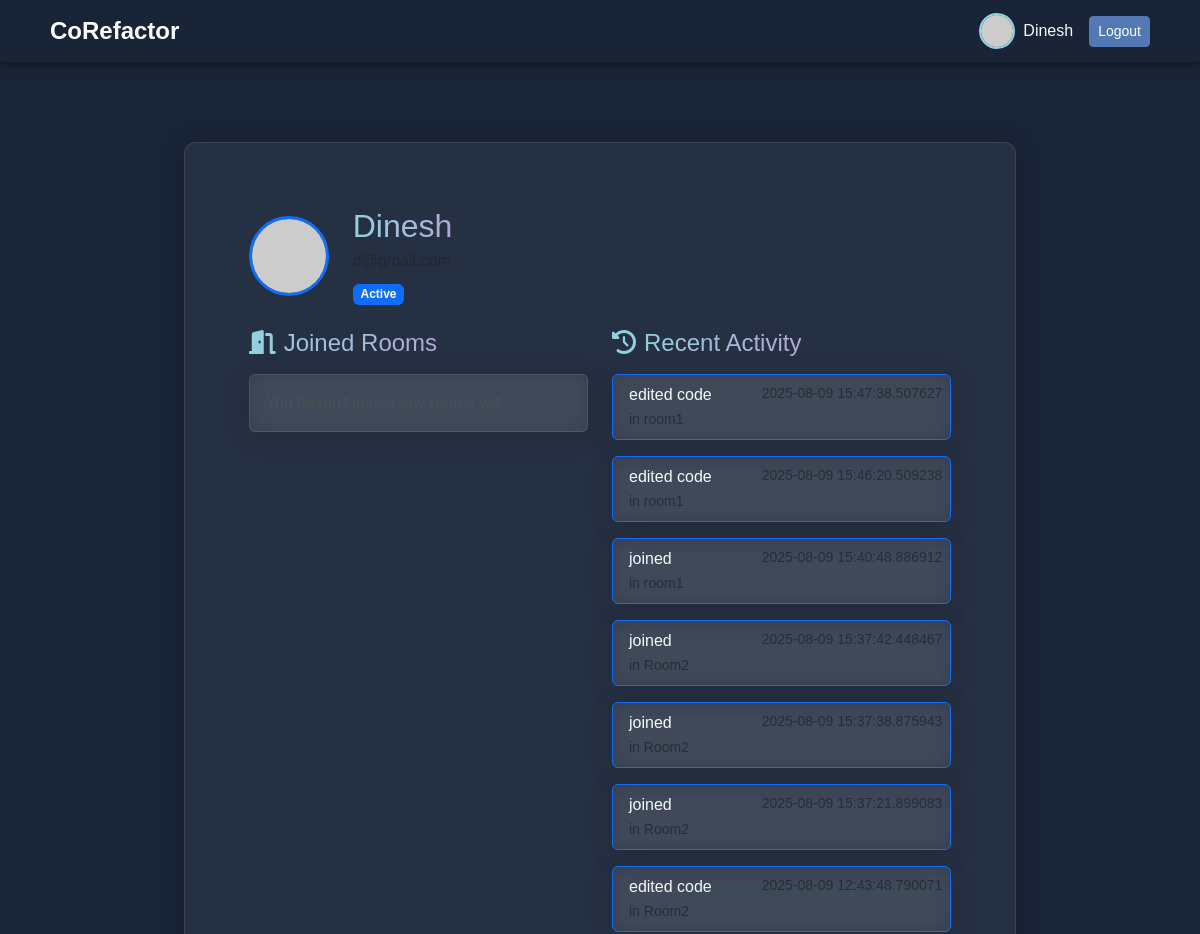
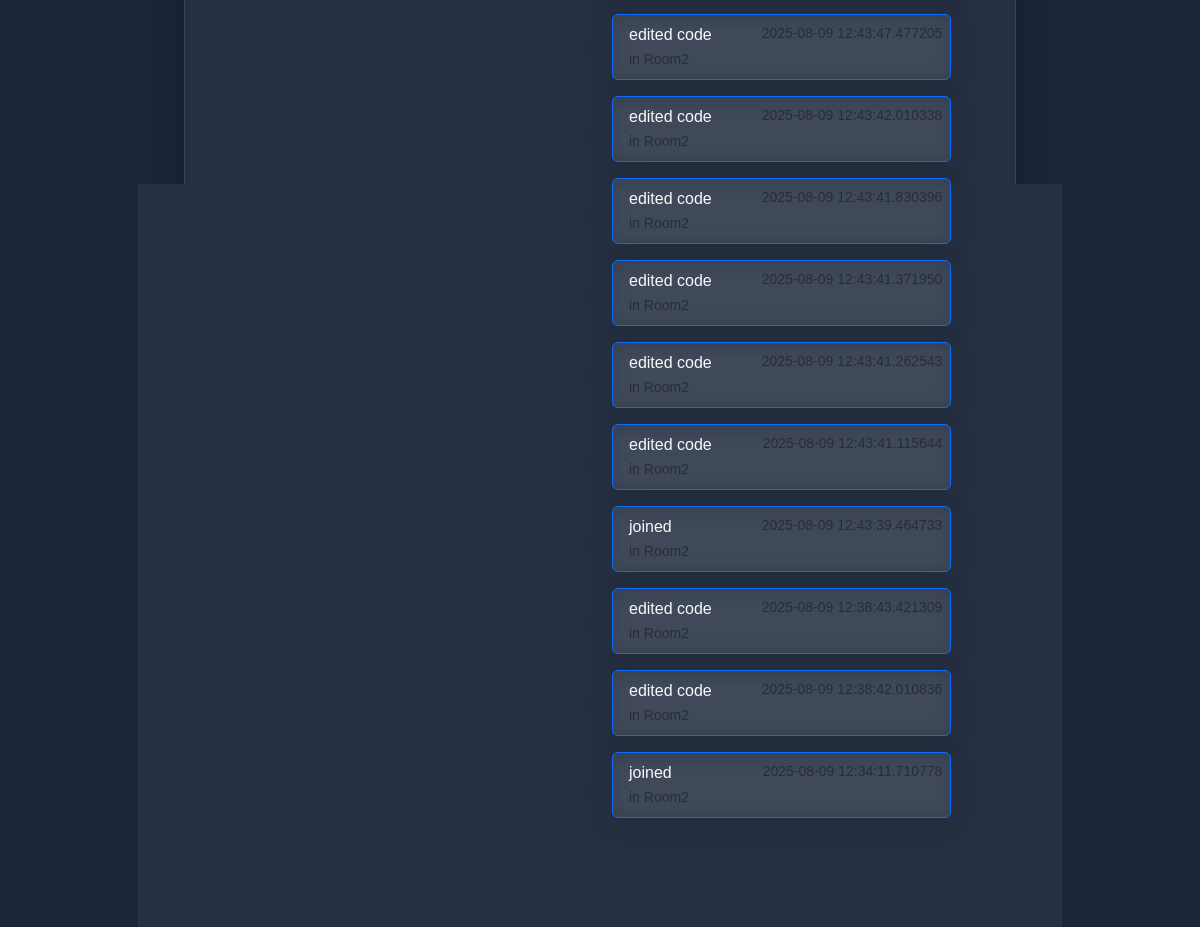
The app's page /profile (signed in) with its own data (2 pictures, top to bottom).
### tables this page shows
CREATE TABLE users
                     (id TEXT PRIMARY KEY, email TEXT UNIQUE, name TEXT, 
                     avatar TEXT, password TEXT, theme TEXT DEFAULT 'dark');

CREATE TABLE activities
                     (id INTEGER PRIMARY KEY AUTOINCREMENT, room_id TEXT, 
                     user_id TEXT, action TEXT, timestamp TIMESTAMP);

### app.py (the view)
@app.route("/profile")
@login_required
def profile():
    with sqlite3.connect("database.db") as conn:
        conn.row_factory = sqlite3.Row
        c = conn.cursor()
        c.execute("SELECT r.id, r.name, ur.joined_at FROM rooms r JOIN user_rooms ur ON r.id = ur.room_id WHERE ur.user_id = ?", (current_user.id,))
        user_rooms = c.fetchall()
        c.execute("SELECT * FROM activities WHERE user_id = ? ORDER BY timestamp DESC LIMIT 20", (current_user.id,))
        activities = c.fetchall()
    return render_template("profile.html", user=current_user, rooms=user_rooms, activities=activities)

### app.py (called while the page is built)
@login_manager.user_loader
def load_user(user_id):
    with sqlite3.connect("database.db") as conn:
        conn.row_factory = sqlite3.Row
        c = conn.cursor()
        c.execute("SELECT id, email, name, avatar FROM users WHERE id = ?", (user_id,))
        user_data = c.fetchone()
        if not user_data:
            return None
        user = User()
        user.id = user_data["id"]
        user.email = user_data["email"]
        user.name = user_data["name"]
        user.avatar = user_data["avatar"]
        return user

### templates/profile.html (shortened to what this page needs)
{% extends "layout.html" %}
{% block body %}
<div class="container-fluid py-4 px-5 animate__animated animate__fadeIn">
  <div class="row justify-content-center">
    <div class="col-lg-10">
      <div class="card bg-card glass-effect">
        <div class="card-body p-4">
          <div class="d-flex align-items-center mb-4">
            <img src="{{ user.avatar }}" width="80" class="rounded-circle me-4 border border-3 border-primary">
            <div>
              <h2 class="text-gradient mb-1">{{ user.name }}</h2>
              <p class="text-muted mb-2">{{ user.email }}</p>
              <span class="badge bg-primary">Active</span>
            </div>
          </div>
          <div class="row mt-4">
            <div class="col-md-6 mb-4">
              <h4 class="text-gradient mb-3"><i class="fas fa-door-open me-2"></i>Joined Rooms</h4>
              {% if rooms %}
                <div class="list-group">
                  {% for room in rooms %}
                  <a href="{{ url_for('room', room_id=room['id']) }}" class="list-group-item list-group-item-action bg-transparent text-light border-light mb-2 rounded glass-effect">
                    <div class="d-flex justify-content-between">
                      <strong>{{ room['name'] }}</strong>
                      <small class="text-muted">{{ room['joined_at'] }}</small>
                    </div>
                  </a>
                  {% endfor %}
                </div>
              {% else %}
                <div class="alert alert-dark glass-effect">
                </div>
              {% endif %}
            </div>
            <div class="col-md-6">
              <h4 class="text-gradient mb-3"><i class="fas fa-history me-2"></i>Recent Activity</h4>
              {% if activities %}
                <div class="activity-timeline">
                  {% for a in activities %}
                  <div class="activity-item mb-3 ps-3 border-start border-primary glass-effect p-2 rounded">
                    <div class="d-flex justify-content-between">
                      <span class="text-light">{{ a['action'] }}</span>
                      <small class="text-muted">{{ a['timestamp'] }}</small>
                    </div>
                    <small class="text-muted">in {{ a['room_id'] }}</small>
                  </div>
                  {% endfor %}
                </div>
              {% else %}
                <div class="alert alert-dark glass-effect">
                  No recent activity.
                </div>
              {% endif %}
            </div>
          </div>
        </div>
      </div>
    </div>
  </div>
</div>
{% endblock %}

### templates/layout.html (shortened to what this page needs)
<!DOCTYPE html>
<html lang="en">
<head>
  <link rel="stylesheet" href="https://cdn.jsdelivr.net/npm/bootstrap@5.3.3/dist/css/bootstrap.min.css">
  <link rel="stylesheet" href="https://cdn.jsdelivr.net/npm/animate.css@4.1.1/animate.min.css">
  <link rel="stylesheet" href="https://cdnjs.cloudflare.com/ajax/libs/font-awesome/6.5.0/css/all.min.css">
</head>
<body>
<nav class="navbar navbar-expand-lg navbar-dark sticky-top">
  <div class="container-fluid">
    <a class="navbar-brand" href="{{ url_for('home') }}">
      CoRefactor
    </a>
    <div class="d-flex ms-auto">
      {% if current_user.is_authenticated %}
      <a href="{{ url_for('profile') }}" class="nav-link d-flex align-items-center me-3">
          <img src="{{ current_user.avatar or '' }}" alt="avatar" width="36" style="border-radius:50%;margin-right:8px; border: 2px solid var(--secondary);">
          <span class="text-light">{{ current_user.name }}</span>
      </a>
      <a href="{{ url_for('logout') }}" class="btn btn-primary btn-sm btn-anim align-self-center">
        Logout
      </a>
      {% else %}
      <a href="{{ url_for('login') }}" class="btn btn-primary btn-sm btn-anim">
        Login
      </a>
      {% endif %}
    </div>
  </div>
</nav>
<div class="container-fluid py-4">
  {% block body %}{% endblock %}
</div>
</body>
</html>

### records on screen
users: name "Dinesh"
activities: action "edited code", timestamp "2025-08-09 15:47:38.507627", room_id "room1"
activities: action "edited code", timestamp "2025-08-09 15:46:20.509238", room_id "room1"
activities: action "joined", timestamp "2025-08-09 15:40:48.886912", room_id "room1"
activities: action "joined", timestamp "2025-08-09 15:37:42.448467", room_id "Room2"
activities: action "joined", timestamp "2025-08-09 15:37:38.875943", room_id "Room2"
activities: action "joined", timestamp "2025-08-09 15:37:21.899083", room_id "Room2"
activities: action "edited code", timestamp "2025-08-09 12:43:48.790071", room_id "Room2"
activities: action "edited code", timestamp "2025-08-09 12:43:47.477205", room_id "Room2"
activities: action "edited code", timestamp "2025-08-09 12:43:42.010338", room_id "Room2"
activities: action "edited code", timestamp "2025-08-09 12:43:41.830396", room_id "Room2"
activities: action "edited code", timestamp "2025-08-09 12:43:41.371950", room_id "Room2"
activities: action "edited code", timestamp "2025-08-09 12:43:41.262543", room_id "Room2"
activities: action "edited code", timestamp "2025-08-09 12:43:41.115644", room_id "Room2"
activities: action "joined", timestamp "2025-08-09 12:43:39.464733", room_id "Room2"
activities: action "edited code", timestamp "2025-08-09 12:38:43.421309", room_id "Room2"
activities: action "edited code", timestamp "2025-08-09 12:38:42.010836", room_id "Room2"
activities: action "joined", timestamp "2025-08-09 12:34:11.710778", room_id "Room2"
